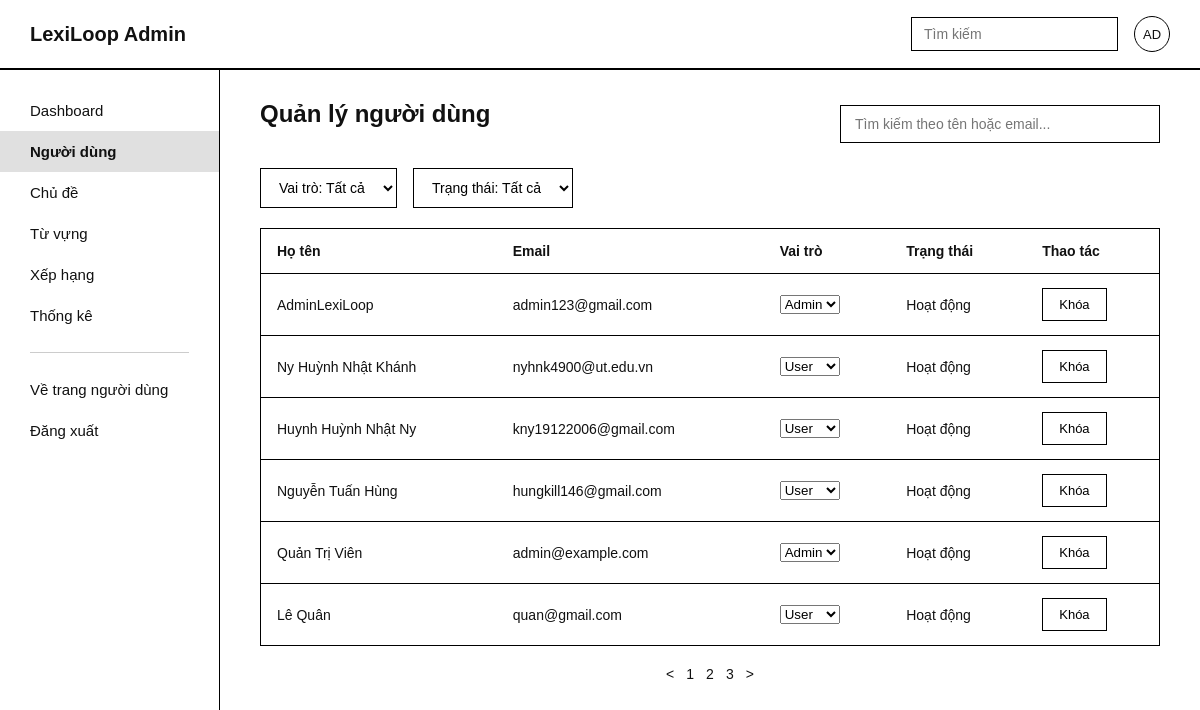
The page /pages/admin/D_Quanlynguoidung.php on the database as committed earlier.
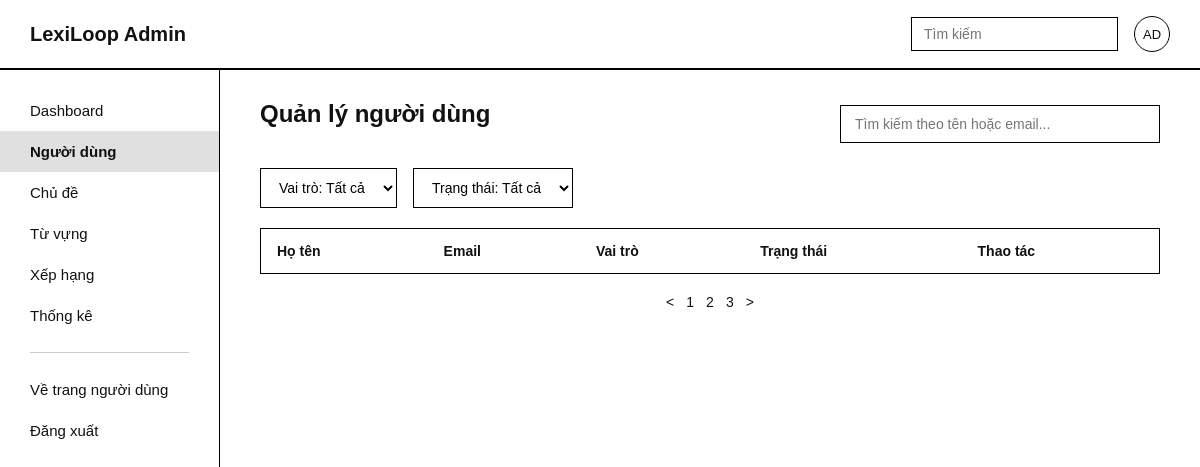
The same page on the database as committed later.
### tables this page shows
CREATE TABLE `Users` (
  `userID` int NOT NULL,
  `email` varchar(50) NOT NULL,
  `password_hash` varchar(300) NOT NULL,
  `full_name` varchar(100) DEFAULT NULL,
  `avatar_url` varchar(250) DEFAULT NULL,
  `role` enum('user','admin') DEFAULT 'user',
  `status` enum('active','locked') DEFAULT 'active',
  `created_at` datetime DEFAULT CURRENT_TIMESTAMP,
  `update_at` datetime DEFAULT CURRENT_TIMESTAMP ON UPDATE CURRENT_TIMESTAMP,
  `daily_reminder_enabled` tinyint DEFAULT '1',
  `reminder_time` time DEFAULT '20:00:00',
  `daily_target_words` int DEFAULT '20'
);

### pages/admin/D_Quanlynguoidung.php (the view, shortened to what this page needs)
<?php
require_once($_SERVER['DOCUMENT_ROOT'] . "/Connect.php");
$sqlDanhSach = "SELECT userID, full_name, email, role, status FROM Users ORDER BY created_at DESC";
$ketQuaDanhSach = mysqli_query($link, $sqlDanhSach);
?>
<!doctype html>
<html lang="vi">
  <head>
    <link
      rel="stylesheet"
      type="text/css"
      href="../../CSS/D_Quanlynguoidung.css"
    />
  </head>
  <body>
    <div class="D_Quanlynguoidung_Wrapper">
      <header class="D_Quanlynguoidung_Topbar">
        <div class="D_Quanlynguoidung_Logo">LexiLoop Admin</div>
        <div class="D_Quanlynguoidung_TopbarPhai">
          <input
            type="text"
            class="D_Quanlynguoidung_TimKiem"
            placeholder="Tìm kiếm"
          />
          <div class="D_Quanlynguoidung_Avatar">AD</div>
        </div>
      </header>
      <div class="D_Quanlynguoidung_Body">
        <nav class="D_Quanlynguoidung_Sidebar">
          <a href="D_Dashboard_admin.php" class="D_Quanlynguoidung_MucMenu"
            >Dashboard</a
          >
          <a
            href="D_Quanlynguoidung.php"
            class="D_Quanlynguoidung_MucMenu D_Quanlynguoidung_DangChon"
            >Người dùng</a
          >
          <a href="D_Quanlychude.php" class="D_Quanlynguoidung_MucMenu"
            >Chủ đề</a
          >
          <a href="D_Quanlytuvung.php" class="D_Quanlynguoidung_MucMenu"
            >Từ vựng</a
          >
          <a href="D_Xephang.php" class="D_Quanlynguoidung_MucMenu"
            >Xếp hạng</a
          >
          <a href="D_Thongkehethong.php" class="D_Quanlynguoidung_MucMenu"
            >Thống kê</a
          >
          <hr class="D_Quanlynguoidung_GachNgang" />
          <a href="../user/C_Dashboard_user.php" class="D_Quanlynguoidung_MucMenu"
            >Về trang người dùng</a
          >
          <a href="../auth/A_DangXuat.php" class="D_Quanlynguoidung_MucMenu"
            >Đăng xuất</a
          >
        </nav>
        <main class="D_Quanlynguoidung_NoiDung">
          <div class="D_Quanlynguoidung_HangTieuDe">
            <h1 class="D_Quanlynguoidung_TieuDe">Quản lý người dùng</h1>
            <input
              type="text"
              id="D_Quanlynguoidung_OTimKiem"
              class="D_Quanlynguoidung_OTimKiem"
              placeholder="Tìm kiếm theo tên hoặc email..."
            />
          </div>
          <div class="D_Quanlynguoidung_HangLoc">
            <select
              id="D_Quanlynguoidung_LocVaiTro"
              class="D_Quanlynguoidung_Loc"
            >
              <option value="tat_ca">Vai trò: Tất cả</option>
            </select>
            <select
              id="D_Quanlynguoidung_LocTrangThai"
              class="D_Quanlynguoidung_Loc"
            >
              <option value="tat_ca">Trạng thái: Tất cả</option>
            </select>
          </div>
          <table class="D_Quanlynguoidung_Bang">
            <thead>
              <tr>
                <th>Họ tên</th>
                <th>Email</th>
                <th>Vai trò</th>
                <th>Trạng thái</th>
                <th>Thao tác</th>
              </tr>
            </thead>
            <tbody id="D_Quanlynguoidung_ThanBang">
              <?php while ($hang = mysqli_fetch_assoc($ketQuaDanhSach)):
                  $trangThaiData = $hang["status"] === "active" ? "hoat_dong" : "da_khoa";
                  $trangThaiHienThi = $hang["status"] === "active" ? "Hoạt động" : "Đã khóa";
                  $textNut = $hang["status"] === "active" ? "Khóa" : "Mở khóa";
              ?>
                <tr data-vaitro="<?php echo htmlspecialchars($hang["role"]); ?>" data-trangthai="<?php echo $trangThaiData; ?>">
                  <td><?php echo htmlspecialchars($hang["full_name"] ?? ""); ?></td>
                  <td><?php echo htmlspecialchars($hang["email"]); ?></td>
                  <td>
                    <form method="post" action="D_Quanlynguoidung.php" style="display:inline">
                      <select name="vaitro" onchange="this.form.submit()">
                        <option value="user" <?php echo $hang["role"] === "user" ? "selected" : ""; ?>>User</option>
                        <option value="admin" <?php echo $hang["role"] === "admin" ? "selected" : ""; ?>>Admin</option>
                      </select>
                    </form>
                  </td>
                  <td class="D_Quanlynguoidung_OTrangThai"><?php echo $trangThaiHienThi; ?></td>
                  <td>
                    <form method="post" action="D_Quanlynguoidung.php" style="display:inline">
                      <button class="D_Quanlynguoidung_NutKhoa" type="submit">
                        <?php echo $textNut; ?>
                      </button>
                    </form>
                  </td>
                </tr>
              <?php endwhile; ?>
            </tbody>
          </table>
          <div class="D_Quanlynguoidung_PhanTrang">
            <span>&lt;</span> <span>1</span> <span>2</span> <span>3</span>
            <span>&gt;</span>
          </div>
        </main>
      </div>
    </div>
  </body>
</html>

### CSS/D_Quanlynguoidung.css (style rules this page uses)
* { box-sizing: border-box; margin: 0; padding: 0; }
body { font-family: Arial, Helvetica, sans-serif; color: #111111; background-color: #ffffff; }
.D_Quanlynguoidung_Wrapper { min-height: 100vh; }
.D_Quanlynguoidung_Topbar { display: flex; align-items: center; justify-content: space-between; padding: 16px 30px; border-bottom: 2px solid #000000; }
.D_Quanlynguoidung_Logo { font-size: 20px; font-weight: bold; }
.D_Quanlynguoidung_TopbarPhai { display: flex; align-items: center; gap: 16px; }
.D_Quanlynguoidung_TimKiem { padding: 8px 12px; border: 1px solid #000000; font-size: 14px; }
.D_Quanlynguoidung_Avatar { width: 36px; height: 36px; border-radius: 50%; border: 1px solid #000000; display: flex; align-items: center; justify-content: center; font-size: 13px; }
.D_Quanlynguoidung_Body { display: flex; }
.D_Quanlynguoidung_Sidebar { width: 220px; border-right: 1px solid #000000; min-height: calc(100vh - 69px); padding: 20px 0; display: flex; flex-direction: column; }
.D_Quanlynguoidung_MucMenu { display: block; padding: 12px 30px; color: #111111; text-decoration: none; font-size: 15px; }
.D_Quanlynguoidung_DangChon { background-color: #e0e0e0; font-weight: bold; }
.D_Quanlynguoidung_GachNgang { border: none; border-top: 1px solid #cccccc; margin: 16px 30px; }
.D_Quanlynguoidung_NoiDung { flex: 1; padding: 30px 40px; }
.D_Quanlynguoidung_TieuDe { font-size: 24px; margin-bottom: 20px; }
.D_Quanlynguoidung_HangTieuDe { display: flex; align-items: center; justify-content: space-between; margin-bottom: 20px; }
.D_Quanlynguoidung_OTimKiem { padding: 10px 14px; border: 1px solid #000000; width: 320px; font-size: 14px; }
.D_Quanlynguoidung_HangLoc { display: flex; gap: 16px; margin-bottom: 20px; }
.D_Quanlynguoidung_Loc { padding: 10px 14px; border: 1px solid #000000; font-size: 14px; background-color: #ffffff; }
.D_Quanlynguoidung_Bang { width: 100%; border-collapse: collapse; border: 1px solid #000000; margin-bottom: 20px; }
.D_Quanlynguoidung_Bang th, .D_Quanlynguoidung_Bang td { text-align: left; padding: 14px 16px; border-bottom: 1px solid #000000; font-size: 14px; }
.D_Quanlynguoidung_Bang thead th { font-weight: bold; }
.D_Quanlynguoidung_PhanTrang { display: flex; justify-content: center; gap: 12px; font-size: 14px; }
.D_Quanlynguoidung_NutKhoa { padding: 8px 16px; border: 1px solid #000000; background-color: #ffffff; cursor: pointer; font-size: 13px; }

Rows that differ between the two databases and show on the page:
removed users: full_name "AdminLexiLoop", email "admin123@gmail.com", vaitro "Admin", status "Hoạt động", status "Khóa"
removed users: full_name "Ny Huỳnh Nhật Khánh", email "nyhnk4900@ut.edu.vn", vaitro "User", status "Hoạt động", status "Khóa"
removed users: full_name "Huynh Huỳnh Nhật Ny", email "kny19122006@gmail.com", vaitro "User", status "Hoạt động", status "Khóa"
removed users: full_name "Nguyễn Tuấn Hùng", email "hungkill146@gmail.com", vaitro "User", status "Hoạt động", status "Khóa"
removed users: full_name "Quản Trị Viên", email "admin@example.com", vaitro "Admin", status "Hoạt động", status "Khóa"
removed users: full_name "Lê Quân", email "quan@gmail.com", vaitro "User", status "Hoạt động", status "Khóa"
